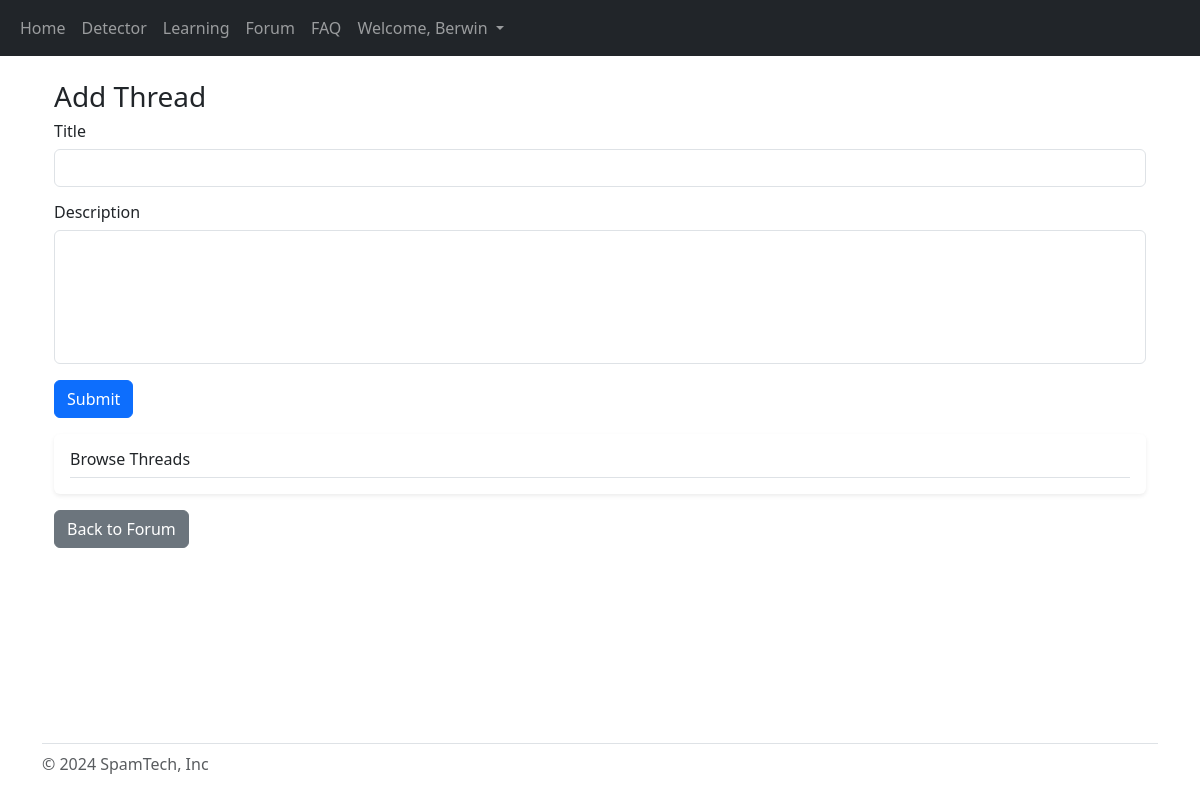
Before: /forum/Scam (signed in) with the older database file.
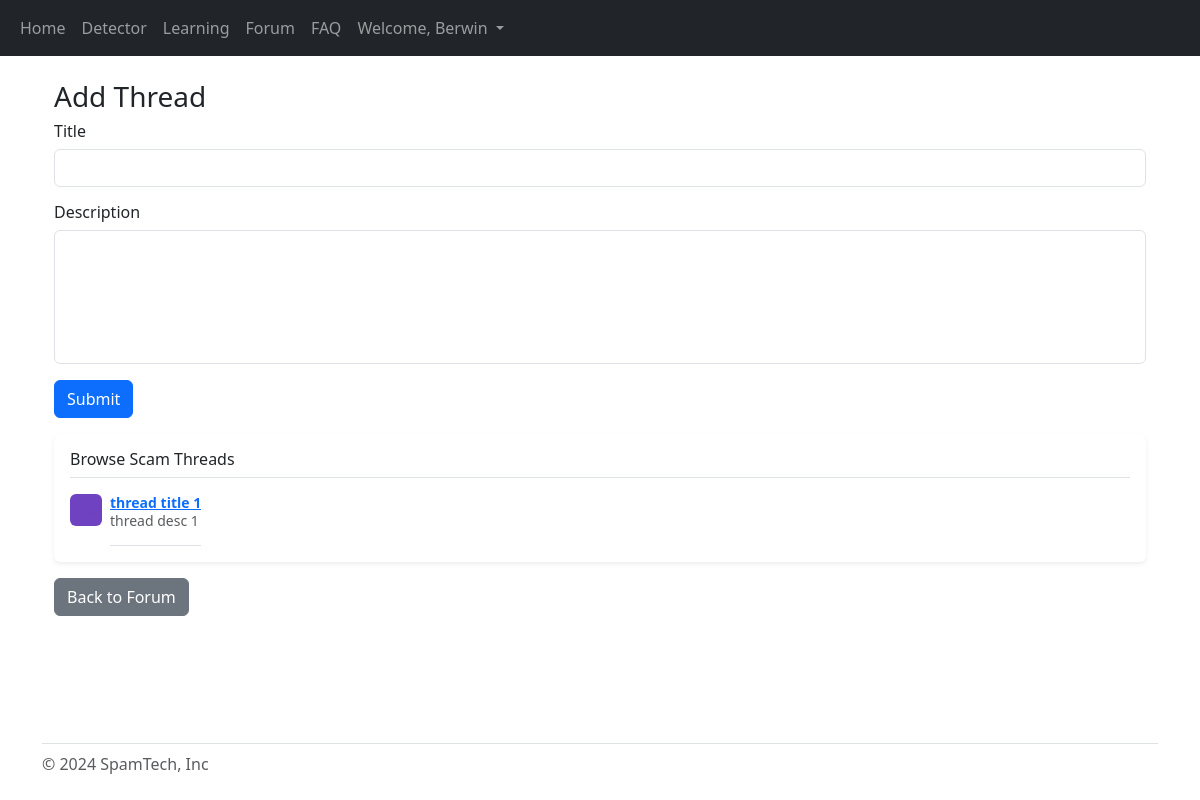
After: the same page with the newer database file.
### website/models.py (models this page shows)
class User(db.Model, UserMixin):
    id = db.Column(db.Integer, primary_key=True)
    email = db.Column(db.String (150), unique=True)
    password = db.Column(db.String (150))
    first_name = db.Column(db.String (150))
    scam = db.relationship('Scams')
    user = db.relationship('FAQ')
    chatbot = db.relationship('Chatbot')

class Topic (db.Model):
    title = db.Column(db.String(150), unique=True, nullable=False, primary_key=True)
    description = db.Column(db.String, nullable=False)
    thread = db.relationship('Thread')

class Thread (db.Model):
    id = db.Column(db.Integer, primary_key=True)
    title = db.Column(db.String(150), unique=True, nullable=False)
    description = db.Column(db.String, nullable=False)
    topic_title = db.Column(db.String, db.ForeignKey ('topic.title'))
    comment = db.relationship ('Comment')

### website/pages/forum.py (the view, shortened to what this page needs)
@forum_page.route ('/forum/<title>', methods = ['GET', 'POST'])
@login_required
def thread (title):
    threads = Thread.query.filter_by (topic_title=title).all ()
    topic = Topic.query.get (title)
    return render_template ("forum_thread.html",
                            user=current_user,
                            threads=threads,
                            topic=topic)

### website/templates/forum_thread.html (shortened to what this page needs)
{% extends "base/base.html" %} {% block title %} {{topic.title}} {% endblock %}
{% block content%}
<head>
</head>
<br />
<div class="container">
  <h1 class="fs-3">Add Thread</h1>
  <form action="/forum/{{topic.title}}" method="POST">
    <div class="form-group mb-3">
      <h3 class="fs-6 my-2">Title</h3>
      <input type="text" class="form-control" name="title" />
    </div>
    <div class="form-group mb-3">
      <h3 class="fs-6 my-2">Description</h3>
      <textarea
        class="form-control"
        name="description"
        rows="5"
        style="resize: none"
      ></textarea>
    </div>
    <button type="submit" class="btn btn-primary">Submit</button>
  </form>
  <div class="my-3 p-3 bg-body rounded shadow-sm">
    <h6 class="border-bottom pb-2 mb-0">Browse {{topic.title}} Threads</h6>
    {% for item in threads %}
    <div class="d-flex text-muted pt-3">
      <svg
        class="bd-placeholder-img flex-shrink-0 me-2 rounded"
        width="32"
        height="32"
        xmlns="http://www.w3.org/2000/svg"
        role="img"
        aria-label="Placeholder: 32x32"
        preserveAspectRatio="xMidYMid slice"
        focusable="false"
      >
        <text x="50%" y="50%" fill="#6f42c1" dy=".3em">32x32</text>
      </svg>
      <p class="pb-3 mb-0 small lh-sm border-bottom">
        <strong class="d-block text-gray-dark">
          <a href="/forum/{{topic.title}}/{{item.id}}">
            {{item.title}}
          </a></strong
        >
        {{item.description}}
      </p>
    </div>
    {% endfor %}
  </div>
  <form action="/forum">
    <button type="submit" class="btn btn-secondary">Back to Forum</button>
  </form>
</div>
{% endblock %}

### website/templates/base/base.html (shortened to what this page needs)
<!DOCTYPE html>
<html>
  <head>
    <link
      href="https://cdn.jsdelivr.net/npm/bootstrap@5.3.3/dist/css/bootstrap.min.css"
      rel="stylesheet"
    />
  </head>
  {% if user.is_authenticated %}
  <nav class="navbar navbar-expand-lg navbar-dark bg-dark">
    <div class="container-fluid">
      <div class="collapse navbar-collapse" id="navbarSupportedContent">
        <ul class="navbar-nav me-auto mb-2 mb-lg-0">
          <li class="nav-item">
            <a class="nav-link" id="home" aria-current="page" href="/">Home</a>
          </li>
          <li class="nav-item">
            <a class="nav-link" id="detector" href="/detector">Detector</a>
          </li>
          <li class="nav-item">
            <a class="nav-link" id="learning" href="/learning">Learning</a>
          </li>
          <li class="nav-item">
            <a class="nav-link" id="forum" href="/forum">Forum</a>
          </li>
          <li class="nav-item">
            <a class="nav-link" id="faq" href="/faq">FAQ</a>
          </li>
          <li class="nav-item dropdown">
            <a
              class="nav-link dropdown-toggle"
              href="#"
              role="button"
              data-bs-toggle="dropdown"
              aria-expanded="false"
            >
              Welcome, {{user.first_name}}
            </a>
          </li>
        </ul>
      </div>
    </div>
  </nav>
  {% endif %}
  <body class="d-flex flex-column min-vh-100">
    <div class="container">{% block content%} {% endblock %}</div>
  </body>
  <div id="footer" class="mt-auto container">
    <footer
      class="flex-wrap justify-content-between align-items-center py-2 my-3 border-top"
    >
      <div class="col-md-4 d-flex align-items-center">
        <span class="mb-3 mb-md-0 text-body-secondary"
          >&copy; 2024 SpamTech, Inc</span
        >
      </div>
    </footer>
  </div>
</html>

### website/templates/forum_thread.html (style rules this page uses)
p { text-overflow: ellipsis; overflow: hidden; white-space: nowrap; }

Changed rows visible on the page:
added Topic: title "Scam"
added Thread: title "thread title 1", description "thread desc 1"
